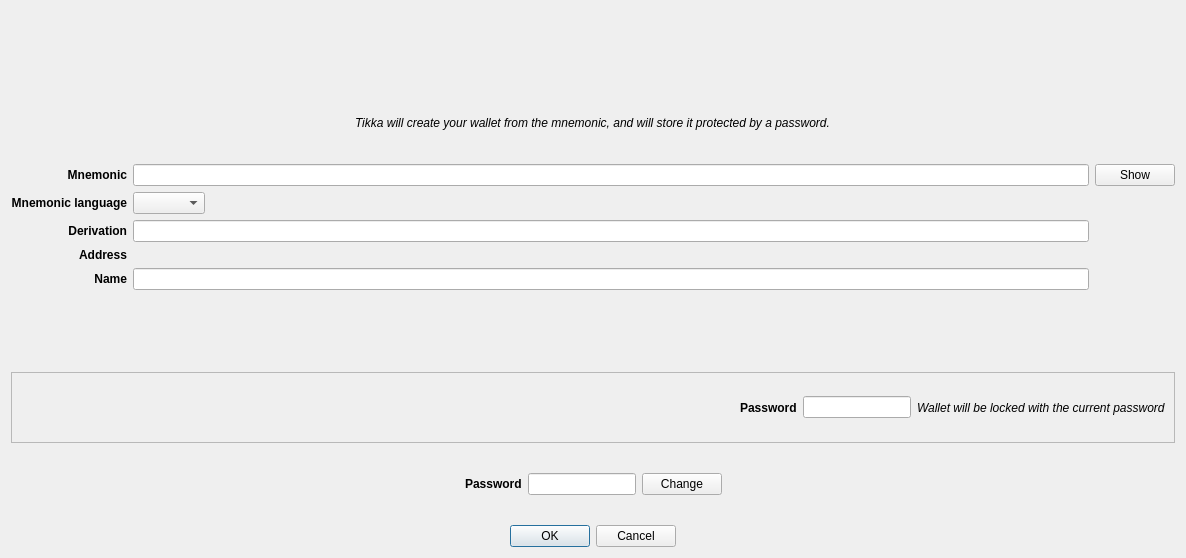
<?xml version="1.0" encoding="UTF-8"?>
<ui version="4.0">
 <class>AccountImportDialog</class>
 <widget class="QDialog" name="AccountImportDialog">
  <property name="geometry">
   <rect>
    <x>0</x>
    <y>0</y>
    <width>1186</width>
    <height>558</height>
   </rect>
  </property>
  <property name="windowTitle">
   <string>Import account</string>
  </property>
  <layout class="QVBoxLayout" name="verticalLayout">
   <item alignment="Qt::AlignHCenter">
    <widget class="QLabel" name="imagelabel">
     <property name="sizePolicy">
      <sizepolicy hsizetype="Preferred" vsizetype="Preferred">
       <horstretch>0</horstretch>
       <verstretch>0</verstretch>
      </sizepolicy>
     </property>
     <property name="minimumSize">
      <size>
       <width>0</width>
       <height>0</height>
      </size>
     </property>
     <property name="maximumSize">
      <size>
       <width>200</width>
       <height>200</height>
      </size>
     </property>
     <property name="sizeIncrement">
      <size>
       <width>0</width>
       <height>0</height>
      </size>
     </property>
     <property name="baseSize">
      <size>
       <width>0</width>
       <height>0</height>
      </size>
     </property>
     <property name="text">
      <string/>
     </property>
     <property name="pixmap">
      <pixmap resource="../../icons/tikka.slots.pyqt.resources.icons.index.qrc">:/images/safe_background</pixmap>
     </property>
     <property name="scaledContents">
      <bool>true</bool>
     </property>
     <property name="alignment">
      <set>Qt::AlignCenter</set>
     </property>
    </widget>
   </item>
   <item alignment="Qt::AlignHCenter">
    <widget class="QLabel" name="helpLabel">
     <property name="font">
      <font>
       <italic>true</italic>
      </font>
     </property>
     <property name="text">
      <string>Tikka will create your wallet from the mnemonic, and will store it protected by a password.</string>
     </property>
    </widget>
   </item>
   <item>
    <layout class="QGridLayout" name="gridLayout">
     <item row="6" column="0">
      <widget class="QLabel" name="nameLabel">
       <property name="font">
        <font>
         <weight>75</weight>
         <bold>true</bold>
        </font>
       </property>
       <property name="text">
        <string>Name</string>
       </property>
       <property name="alignment">
        <set>Qt::AlignRight|Qt::AlignTrailing|Qt::AlignVCenter</set>
       </property>
      </widget>
     </item>
     <item row="6" column="1">
      <widget class="QLineEdit" name="nameLineEdit">
       <property name="sizePolicy">
        <sizepolicy hsizetype="Preferred" vsizetype="Preferred">
         <horstretch>0</horstretch>
         <verstretch>0</verstretch>
        </sizepolicy>
       </property>
      </widget>
     </item>
     <item row="1" column="0">
      <widget class="QLabel" name="mnemonicLabel">
       <property name="font">
        <font>
         <weight>75</weight>
         <bold>true</bold>
        </font>
       </property>
       <property name="text">
        <string>Mnemonic</string>
       </property>
       <property name="alignment">
        <set>Qt::AlignRight|Qt::AlignTrailing|Qt::AlignVCenter</set>
       </property>
      </widget>
     </item>
     <item row="5" column="0">
      <widget class="QLabel" name="addressLabel">
       <property name="font">
        <font>
         <weight>75</weight>
         <bold>true</bold>
        </font>
       </property>
       <property name="text">
        <string>Address</string>
       </property>
       <property name="alignment">
        <set>Qt::AlignRight|Qt::AlignTrailing|Qt::AlignVCenter</set>
       </property>
      </widget>
     </item>
     <item row="1" column="1">
      <widget class="QLineEdit" name="mnemonicLineEdit">
       <property name="text">
        <string/>
       </property>
       <property name="echoMode">
        <enum>QLineEdit::Password</enum>
       </property>
       <property name="readOnly">
        <bool>false</bool>
       </property>
      </widget>
     </item>
     <item row="2" column="1">
      <widget class="QComboBox" name="mnemonicLanguageComboBox">
       <property name="sizePolicy">
        <sizepolicy hsizetype="Fixed" vsizetype="Preferred">
         <horstretch>0</horstretch>
         <verstretch>0</verstretch>
        </sizepolicy>
       </property>
      </widget>
     </item>
     <item row="2" column="0">
      <widget class="QLabel" name="mnemonicLanguageLabel">
       <property name="font">
        <font>
         <weight>75</weight>
         <italic>false</italic>
         <bold>true</bold>
        </font>
       </property>
       <property name="text">
        <string>Mnemonic language</string>
       </property>
       <property name="alignment">
        <set>Qt::AlignRight|Qt::AlignTrailing|Qt::AlignVCenter</set>
       </property>
      </widget>
     </item>
     <item row="4" column="1">
      <widget class="QLineEdit" name="derivationLineEdit">
       <property name="enabled">
        <bool>true</bool>
       </property>
      </widget>
     </item>
     <item row="4" column="0">
      <widget class="QLabel" name="derivationLabel">
       <property name="font">
        <font>
         <weight>75</weight>
         <bold>true</bold>
        </font>
       </property>
       <property name="text">
        <string>Derivation</string>
       </property>
       <property name="alignment">
        <set>Qt::AlignRight|Qt::AlignTrailing|Qt::AlignVCenter</set>
       </property>
      </widget>
     </item>
     <item row="5" column="1">
      <widget class="QLabel" name="addressValueLabel">
       <property name="text">
        <string/>
       </property>
      </widget>
     </item>
     <item row="1" column="2">
      <widget class="QPushButton" name="showButton">
       <property name="text">
        <string>Show</string>
       </property>
      </widget>
     </item>
    </layout>
   </item>
   <item>
    <widget class="QLabel" name="errorLabel">
     <property name="styleSheet">
      <string notr="true">color: red</string>
     </property>
     <property name="text">
      <string/>
     </property>
     <property name="alignment">
      <set>Qt::AlignCenter</set>
     </property>
    </widget>
   </item>
   <item>
    <widget class="QFrame" name="storedPasswordFrame">
     <property name="frameShape">
      <enum>QFrame::StyledPanel</enum>
     </property>
     <property name="frameShadow">
      <enum>QFrame::Raised</enum>
     </property>
     <layout class="QHBoxLayout" name="horizontalLayout">
      <item>
       <spacer name="horizontalSpacer_4">
        <property name="orientation">
         <enum>Qt::Horizontal</enum>
        </property>
        <property name="sizeHint" stdset="0">
         <size>
          <width>40</width>
          <height>20</height>
         </size>
        </property>
       </spacer>
      </item>
      <item alignment="Qt::AlignRight">
       <widget class="QLabel" name="storedPasswordLabel">
        <property name="font">
         <font>
          <weight>75</weight>
          <bold>true</bold>
         </font>
        </property>
        <property name="text">
         <string>Password</string>
        </property>
       </widget>
      </item>
      <item alignment="Qt::AlignHCenter">
       <widget class="QLineEdit" name="storedpasswordLineEdit">
        <property name="sizePolicy">
         <sizepolicy hsizetype="Fixed" vsizetype="Fixed">
          <horstretch>0</horstretch>
          <verstretch>0</verstretch>
         </sizepolicy>
        </property>
        <property name="maxLength">
         <number>20</number>
        </property>
        <property name="echoMode">
         <enum>QLineEdit::Password</enum>
        </property>
        <property name="alignment">
         <set>Qt::AlignCenter</set>
        </property>
        <property name="readOnly">
         <bool>true</bool>
        </property>
       </widget>
      </item>
      <item alignment="Qt::AlignLeft">
       <widget class="QLabel" name="storedPasswordHintLabel">
        <property name="font">
         <font>
          <italic>true</italic>
         </font>
        </property>
        <property name="text">
         <string>Wallet will be locked with the current password</string>
        </property>
       </widget>
      </item>
     </layout>
    </widget>
   </item>
   <item>
    <widget class="QFrame" name="passwordFrame">
     <layout class="QHBoxLayout" name="passwordlLayout">
      <item>
       <spacer name="horizontalSpacer">
        <property name="orientation">
         <enum>Qt::Horizontal</enum>
        </property>
        <property name="sizeHint" stdset="0">
         <size>
          <width>40</width>
          <height>20</height>
         </size>
        </property>
       </spacer>
      </item>
      <item>
       <widget class="QLabel" name="passwordLabel">
        <property name="sizePolicy">
         <sizepolicy hsizetype="Fixed" vsizetype="Preferred">
          <horstretch>0</horstretch>
          <verstretch>0</verstretch>
         </sizepolicy>
        </property>
        <property name="sizeIncrement">
         <size>
          <width>0</width>
          <height>0</height>
         </size>
        </property>
        <property name="font">
         <font>
          <weight>75</weight>
          <bold>true</bold>
         </font>
        </property>
        <property name="text">
         <string>Password</string>
        </property>
        <property name="alignment">
         <set>Qt::AlignLeading|Qt::AlignLeft|Qt::AlignVCenter</set>
        </property>
       </widget>
      </item>
      <item>
       <widget class="QLineEdit" name="passwordLineEdit">
        <property name="sizePolicy">
         <sizepolicy hsizetype="Fixed" vsizetype="Fixed">
          <horstretch>0</horstretch>
          <verstretch>0</verstretch>
         </sizepolicy>
        </property>
        <property name="maxLength">
         <number>20</number>
        </property>
        <property name="alignment">
         <set>Qt::AlignCenter</set>
        </property>
        <property name="readOnly">
         <bool>true</bool>
        </property>
       </widget>
      </item>
      <item>
       <widget class="QPushButton" name="passwordChangeButton">
        <property name="sizePolicy">
         <sizepolicy hsizetype="Fixed" vsizetype="Fixed">
          <horstretch>0</horstretch>
          <verstretch>0</verstretch>
         </sizepolicy>
        </property>
        <property name="text">
         <string>Change</string>
        </property>
        <property name="icon">
         <iconset resource="../../icons/tikka.slots.pyqt.resources.icons.index.qrc">
          <normaloff>:/icons/refresh_icon</normaloff>:/icons/refresh_icon</iconset>
        </property>
       </widget>
      </item>
      <item>
       <spacer name="horizontalSpacer_2">
        <property name="orientation">
         <enum>Qt::Horizontal</enum>
        </property>
        <property name="sizeHint" stdset="0">
         <size>
          <width>40</width>
          <height>20</height>
         </size>
        </property>
       </spacer>
      </item>
     </layout>
    </widget>
   </item>
   <item alignment="Qt::AlignHCenter">
    <widget class="QDialogButtonBox" name="buttonBox">
     <property name="orientation">
      <enum>Qt::Horizontal</enum>
     </property>
     <property name="standardButtons">
      <set>QDialogButtonBox::Cancel|QDialogButtonBox::Ok</set>
     </property>
    </widget>
   </item>
  </layout>
 </widget>
 <tabstops>
  <tabstop>mnemonicLineEdit</tabstop>
  <tabstop>showButton</tabstop>
  <tabstop>mnemonicLanguageComboBox</tabstop>
  <tabstop>derivationLineEdit</tabstop>
  <tabstop>nameLineEdit</tabstop>
  <tabstop>storedpasswordLineEdit</tabstop>
  <tabstop>passwordLineEdit</tabstop>
  <tabstop>passwordChangeButton</tabstop>
 </tabstops>
 <resources>
  <include location="../../icons/tikka.slots.pyqt.resources.icons.index.qrc"/>
 </resources>
 <connections>
  <connection>
   <sender>buttonBox</sender>
   <signal>accepted()</signal>
   <receiver>AccountImportDialog</receiver>
   <slot>accept()</slot>
   <hints>
    <hint type="sourcelabel">
     <x>248</x>
     <y>254</y>
    </hint>
    <hint type="destinationlabel">
     <x>157</x>
     <y>274</y>
    </hint>
   </hints>
  </connection>
  <connection>
   <sender>buttonBox</sender>
   <signal>rejected()</signal>
   <receiver>AccountImportDialog</receiver>
   <slot>reject()</slot>
   <hints>
    <hint type="sourcelabel">
     <x>316</x>
     <y>260</y>
    </hint>
    <hint type="destinationlabel">
     <x>286</x>
     <y>274</y>
    </hint>
   </hints>
  </connection>
 </connections>
</ui>
